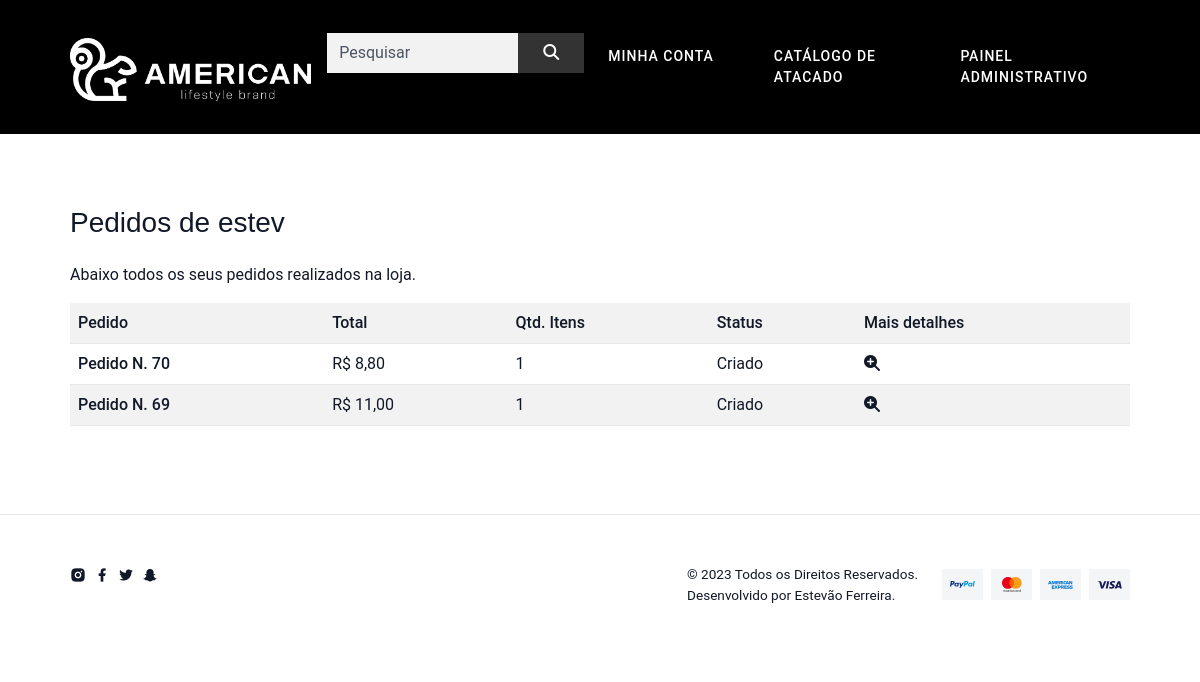
The app's page /pedido/lista/ (signed in), older data.
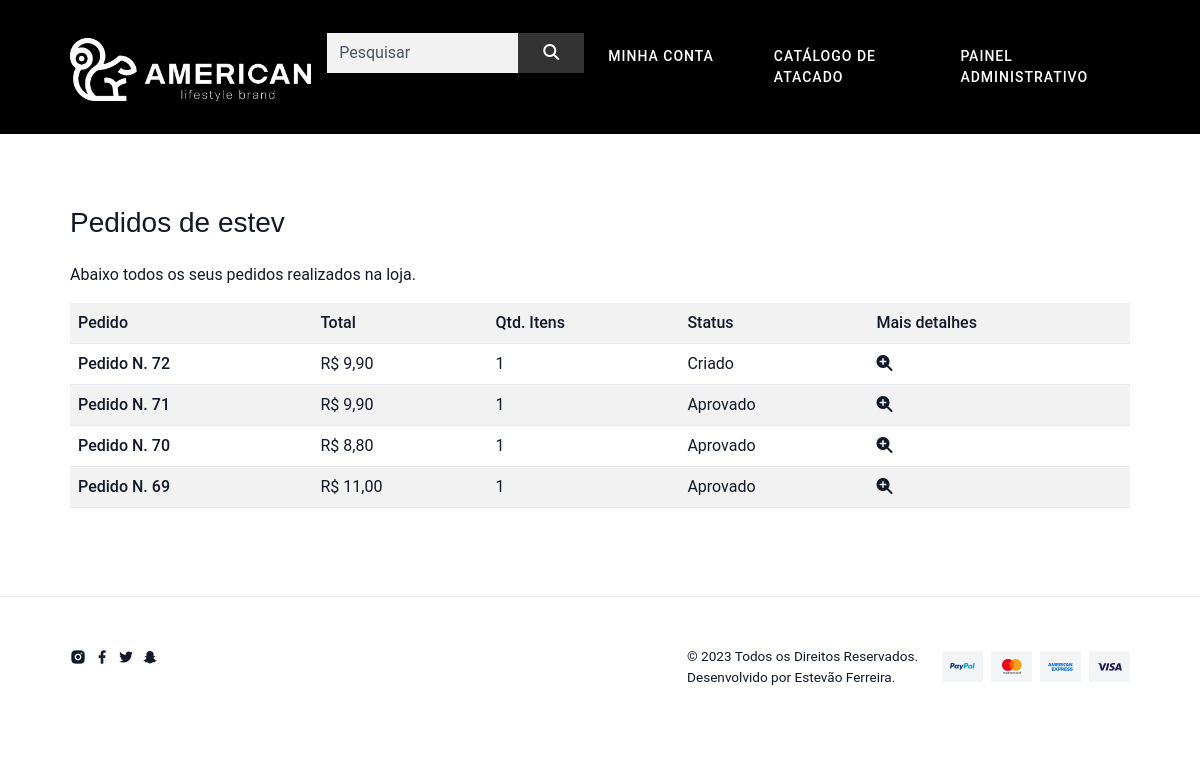
The same page, newer data.
### pedido/models.py (models this page shows, shortened)
class Pedido(models.Model):
    usuario = models.ForeignKey(User, on_delete=models.CASCADE)
    total = models.FloatField()
    qtd_total = models.PositiveIntegerField()
    status = models.CharField(
        default="C",
        max_length=1,
        choices=(
            ('C', 'Criado'),
            ('A', 'Aprovado'),
        )
    )
    data = models.DateField(default=timezone.now,
                            verbose_name='Data do pedido')
    pagamento = models.CharField(
        default="C",
        max_length=1,
        choices=(
            ('C', 'Cartão'),
            ('D', 'Dinheiro'),
        )
    )
    vendedor = models.ForeignKey(
        Vendedor, on_delete=models.CASCADE, blank=True, null=True)
    def __str__(self):
        return f'Pedido N. {self.pk}'

### pedido/views.py (the view)
# urls.py: path('lista/', views.Lista.as_view(), name='lista'),
class Lista(DispatchLoginRequiredMixin, ListView):
    model = Pedido
    context_object_name = 'pedidos'
    template_name = 'pedido/lista.html'
    paginate_by = 10
    ordering = ['-id']
    def get_context_data(self, **kwargs):
        context = super().get_context_data(**kwargs)
        context['categorias'] = models.Categoria.objects.all()
        return context

### pedido/views.py (called while the page is built)
    def dispatch(self, *args, **kwargs):
        if not self.request.user.is_authenticated:
            return redirect('perfil:criar')
        return super().dispatch(*args, **kwargs)

    def get_queryset(self, *args, **kwargs):
        qs = super().get_queryset(*args, **kwargs)
        qs = qs.filter(usuario=self.request.user)
        return qs

### produto/templatetags/omfilters.py (called while the page is built)
@register.filter
def formata_preco(val):
    return utils.formata_preco(val)

### utils/utils.py (called while the page is built)
def formata_preco(val):
    return f'R$ {val:.2f}'.replace('.', ',')

### pedido/templates/pedido/lista.html (shortened to what this page needs)
{% extends 'base.html' %}
{% load omfilters %}
{% block conteudo %}
<section class="mt-0 ">
    <div class="container-fluid mt-5">
        <div class="row">
            <div class="col">
                <br>
                <h3 class="mb-4">Pedidos de {{ user }}</h3>
                <p>Abaixo todos os seus pedidos realizados na loja.</p>
                <div class="table-responsive">
                    <table class="table table-striped">
                        <tr>
                            <th scope="col">Pedido</th>
                            <th scope="col">Total</th>
                            <th scope="col">Qtd. Itens</th>
                            <th scope="col">Status</th>
                            <th scope="col">Mais detalhes</th>
                        </tr>
                        {% for pedido in pedidos %}
                        <tr>
                            <th scope="row">{{ pedido }}</td>
                            <td>{{ pedido.total|formata_preco }}</td>
                            <td>{{ pedido.qtd_total }}</td>
                            <td>{{ pedido.get_status_display }}</td>
                            <td>
                                <a href="{% url 'pedido:detalhe' pedido.id %}">
                                    <i class="fa fa-search-plus ml-2"></i>
                                </a>
                            </td>
                        </tr>
                        {% endfor %}
                    </table>
                </div>
            </div>
        </div>
    </div>
</section>
{% endblock %}

### templates/base.html (shortened to what this page needs)
<!doctype html>
<html lang="pt-BR">
<head>
    {% include 'parciais/_head.html' %}
</head>
<body>
    {% include 'parciais/_nav.html' %}
        {% block conteudo %}{% endblock %}
    {% include 'parciais/_footer.html' %}
</body>
</html>

### templates/parciais/_head.html (shortened to what this page needs)
{% load static %}
<link rel="stylesheet" href="{% static 'css/libs.bundle.css'%}" />
<link rel="stylesheet" href="{% static 'css/theme.bundle.css'%}" />

### templates/parciais/_nav.html (shortened to what this page needs)
{% load omfilters %}
{% load static %}
<nav class="navbar navbar-expand-lg navbar-dark" style="background-color: #000; margin-bottom: 10px;">
    <div class="container-fluid position-relative">
        <a class="navbar-brand d-flex justify-content-center align-items-center" href="{% url 'produto:lista' %}">
            <img src="{% static 'images/logos/logoab.png'%}" alt="HTML Bootstrap Template by Pixel Rocket"
                style="width: 280px; margin-top: 05px;" class="img-fluid">
        </a>
        <div class="collapse navbar-collapse" id="navbarNavDropdown">
            <ul class="navbar-nav ms-auto">
                <li class="nav-item" style="margin-top: 15px;">
                    <form class="input-group" method="GET" action="{% url 'produto:busca' %}">
                        <input name="termo" value="{{ request.GET.termo }}" class="form-control border-0"
                            placeholder="Pesquisar" style="background-color: #f2f2f2; height: 40px;">
                        <div class="input-group-append">
                            <button class="btn btn-secondary py-0" type="submit"
                                style="background-color: #333; border-color: #333; height: 40px;">
                                <i class="fa fa-search"></i>
                            </button>
                        </div>
                    </form>
                </li>
                <br>
                {% if request.user.is_authenticated %}
                <li class="nav-item dropdown">
                    <a class="nav-link dropdown-toggle" href="#" id="navbarDropdown" role="button"
                        data-bs-toggle="dropdown" aria-expanded="false"
                        style="font-size: 14px; background-color:  #000;">
                        Minha conta
                    </a>
                </li>
                <li class="nav-item">
                    <a class="nav-link" href="{% url 'cliente:codigo_acesso' %}"
                        style="font-size: 14px; background-color:  #000;">
                        Catálogo de atacado
                    </a>
                </li>
                {% if request.user.is_superuser %}
                <li class="nav-item">
                    <a class="nav-link" href="{% url 'gestao:dashboard' %}"
                        style="font-size: 14px; background-color:  #000;">
                        Painel Administrativo
                    </a>
                </li>
                {% endif %}
                {% endif %}
            </ul>
        </div>
    </div>
</nav>

### templates/parciais/_footer.html (shortened to what this page needs)
{% load static %}
 <br><br>
<footer class="border-top py-5 mt-4  ">
    <div class="container-fluid">
        <div class="d-flex justify-content-between align-items-center flex-column flex-lg-row">
            <div>
                <ul class="list-unstyled">
                    <li class="d-inline-block me-1"><a class="text-decoration-none text-dark-hover transition-all"
                            href="#"><i class="ri-instagram-fill"></i></a></li>
                    <li class="d-inline-block me-1"><a class="text-decoration-none text-dark-hover transition-all"
                            href="#"><i class="ri-facebook-fill"></i></a></li>
                    <li class="d-inline-block me-1"><a class="text-decoration-none text-dark-hover transition-all"
                            href="#"><i class="ri-twitter-fill"></i></a></li>
                    <li class="d-inline-block me-1"><a class="text-decoration-none text-dark-hover transition-all"
                            href="#"><i class="ri-snapchat-fill"></i></a></li>
                </ul>
            </div>
            <div class="d-flex align-items-center justify-content-end flex-column flex-lg-row">
                <p class="small m-0 text-center text-lg-start">&copy; 2023 Todos os Direitos Reservados. <br>
                    Desenvolvido por Estevão Ferreira.
                </p>
                <ul class="list-unstyled mb-0 ms-lg-4 mt-3 mt-lg-0 d-flex justify-content-end align-items-center">
                    <li class="bg-light p-2 d-flex align-items-center justify-content-center me-2">
                        <i class="pi pi-sm pi-paypal"></i>
                    </li>
                    <li class="bg-light p-2 d-flex align-items-center justify-content-center me-2">
                        <i class="pi pi-sm pi-mastercard"></i>
                    </li>
                    <li class="bg-light p-2 d-flex align-items-center justify-content-center me-2">
                        <i class="pi pi-sm pi-american-express"></i>
                    </li>
                    <li class="bg-light p-2 d-flex align-items-center justify-content-center"><i
                            class="pi pi-sm pi-visa"></i>
                    </li>
                </ul>
            </div>
        </div>
    </div>
</footer>

### templates/static/css/libs.bundle.css (style rules this page uses)
:root { --swiper-theme-color: #007aff }
:root { --swiper-navigation-size: 44px }

Row changes from the older to the newer data that the page shows:
added Pedido: id "Pedido N. 72", total "R$ 9,90", qtd_total "1", status "Criado"
added Pedido: id "Pedido N. 71", total "R$ 9,90", qtd_total "1", status "Aprovado"
changed Pedido "Pedido N. 70": status "Criado" → "Aprovado"
changed Pedido "Pedido N. 69": status "Criado" → "Aprovado"
